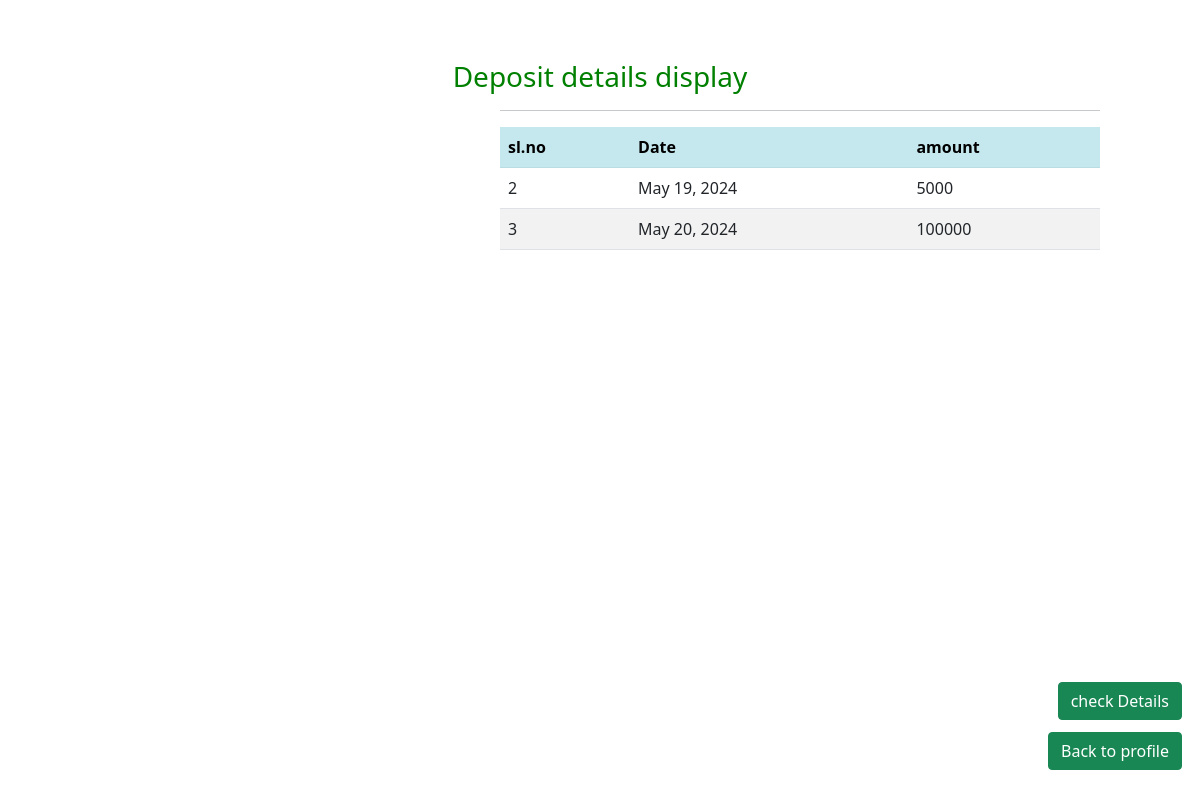
Screenshot of /Book_my_show_app/add_money_display/ (signed in) with the database file from the repository.
### booking_app/models.py (models this page shows)
class deposit_model(models.Model):
    amount = models.IntegerField()
    date = models.DateField(auto_now_add=True)
    uid = models.IntegerField()

### booking_app/views.py (the view)
# urls.py: path('add_money_display/',add_money_display),
def add_money_display(request):
    a=deposit_model.objects.all() #fetchall
    id=request.session['id']
    return render(request,'add_money_display.html',{'a':a,'id':id})

### booking_app/templates/add_money_display.html (shortened to what this page needs)
<!DOCTYPE html>
<html lang="en">
<head>
    <link href="https://cdn.jsdelivr.net/npm/bootstrap@5.0.2/dist/css/bootstrap.min.css" rel="stylesheet">
</head>
<body>
<table class="table table-striped" style="width:600px; margin-left:500px;">
    <h3 style="color:green;margin-top:60px;text-align:center;">Deposit details display</h3>
    <hr style="width:600px;margin-left:500px;">
    <tr class="table-info">
        <th>sl.no</th>
        <th>Date</th>
        <th> amount</th>
    </tr>
    {% for i in a %}
    {% if i.uid == id %}
    <tr>
        <td>{{i.id}}</td>
        <td>{{i.date}}</td>
        <td>{{i.amount}}</td>
    </tr>
    {% endif %}
    {% endfor %}
</table>
<a href="http://127.0.0.1:8000/Book_my_show_app/balance_display/" class="btn btn-success" type="submit" style="position:absolute;bottom:80px;right:18px;">check Details</a>
<a href="http://127.0.0.1:8000/Book_my_show_app/profile/" class="btn btn-success" type="submit" style="position:absolute;bottom:30px;right:18px;">Back to profile</a>
</body>
</html>

### rows the page displays
deposit_model: id "2", date "May 19, 2024", amount "5000"
deposit_model: id "3", date "May 20, 2024", amount "100000"
